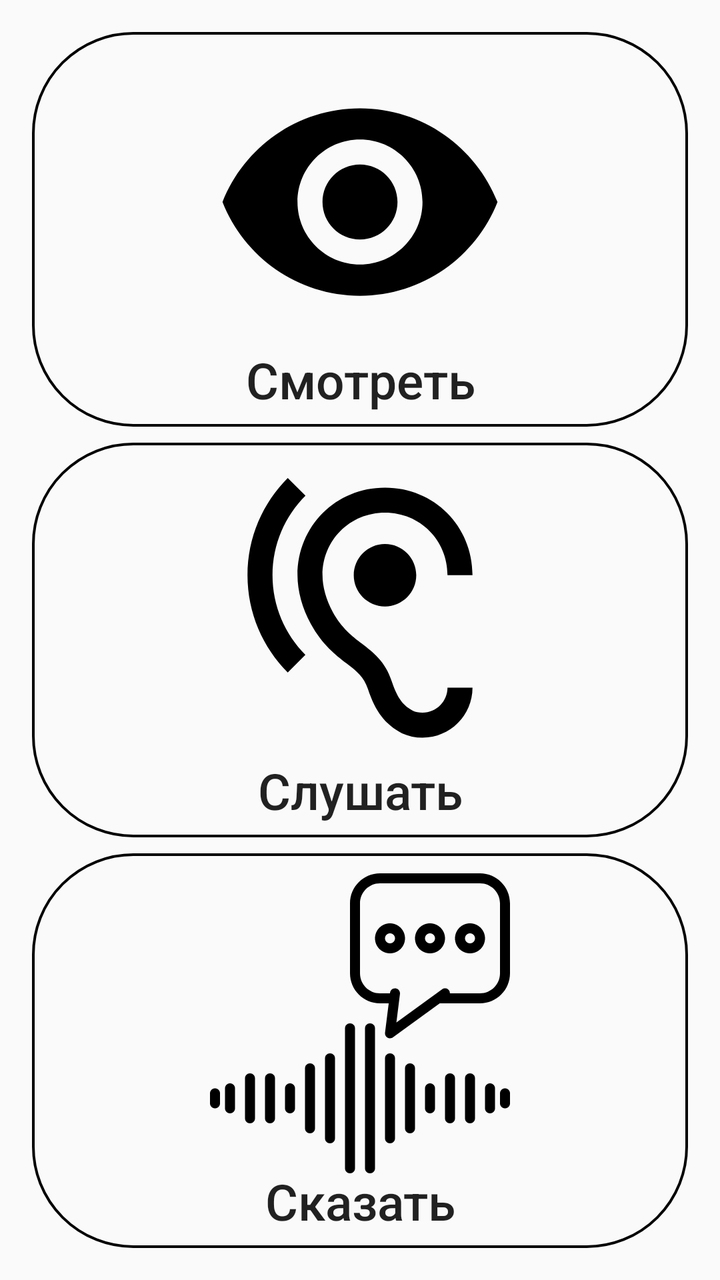
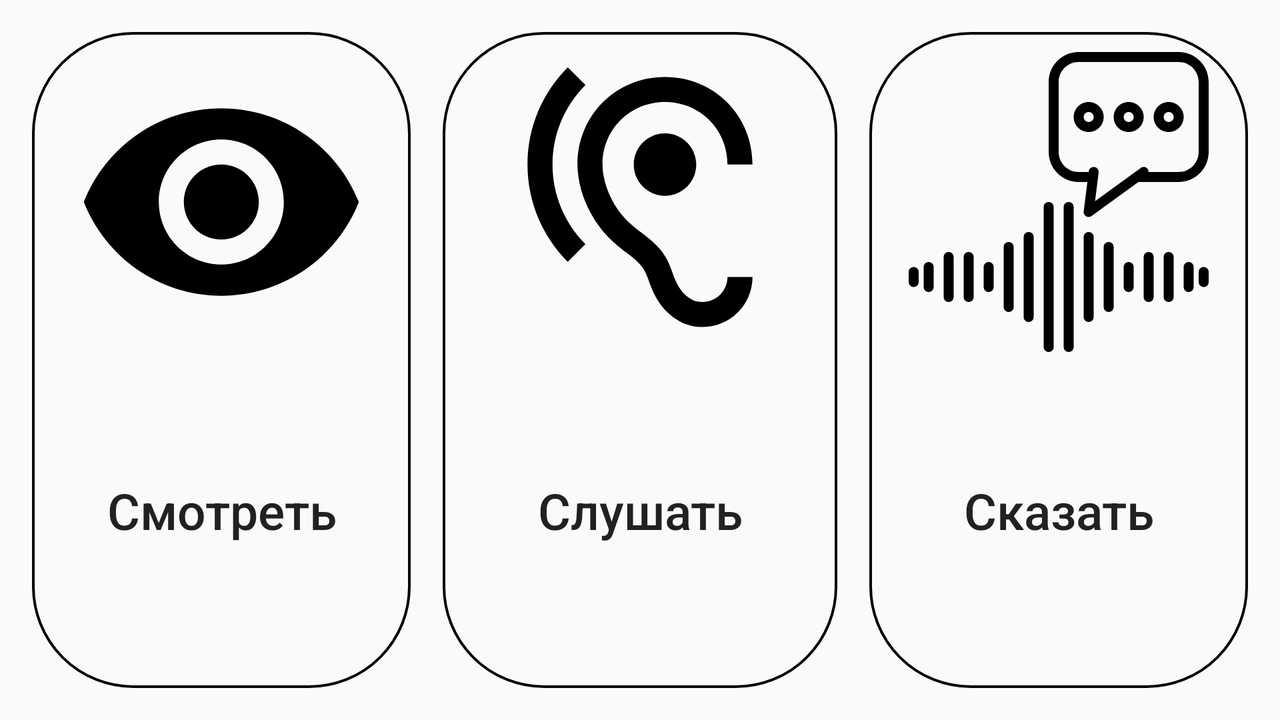

One screen, two layout resources from the same app: the default and the repository's alternative for another configuration. Each is rendered where Android would select it; the XML of both is given below.
<!-- AndroidManifest.xml: application theme AppTheme.FullScreen -->
<!-- res/layout/fragment_communication.xml -->
<?xml version="1.0" encoding="utf-8"?>
<layout>

    <data>

    </data>

    <LinearLayout xmlns:android="http://schemas.android.com/apk/res/android"
        android:layout_width="match_parent"
        android:layout_height="match_parent"
        android:layout_marginStart="16dp"
        android:layout_marginEnd="16dp"
        android:gravity="center"
        android:orientation="vertical"
        android:weightSum="3">

        <Button
            android:id="@+id/buttonToSee"
            style="@style/RoundedCommunicationButton"
            android:layout_width="match_parent"
            android:layout_height="wrap_content"
            android:layout_marginTop="16dp"
            android:layout_marginBottom="8dp"
            android:layout_weight="1"
            android:drawableTop="@drawable/ic_eye"
            android:drawablePadding="-10dp"
            android:paddingTop="10dp"
            android:text="@string/see"
            android:textAllCaps="false"
            android:textSize="25sp" />

        <Button
            android:id="@+id/buttonToListen"
            style="@style/RoundedCommunicationButton"
            android:layout_width="match_parent"
            android:layout_height="wrap_content"
            android:layout_marginBottom="8dp"
            android:layout_weight="1"
            android:drawableTop="@drawable/ic_hearing_black_24dp"
            android:drawablePadding="-10dp"
            android:paddingTop="10dp"
            android:text="@string/listen"
            android:textAllCaps="false"
            android:textSize="25sp" />

        <Button
            android:id="@+id/buttonToSay"
            style="@style/RoundedCommunicationButton"
            android:layout_width="match_parent"
            android:layout_height="wrap_content"
            android:layout_marginBottom="16dp"
            android:layout_weight="1"
            android:drawableTop="@drawable/ic_audio"
            android:drawablePadding="-10dp"
            android:paddingTop="10dp"
            android:text="@string/say"
            android:textAllCaps="false"
            android:textSize="25sp" />
    </LinearLayout>
</layout>
<!-- resources referenced by this layout -->
<resources>
  <!-- drawable ic_audio: vector/xml drawable (drawable, 6311 chars, omitted) -->
  <!-- drawable ic_eye (drawable) -->
  <vector android:height="150dp" android:viewportHeight="24.0"
      android:viewportWidth="24.0" android:width="150dp" xmlns:android="http://schemas.android.com/apk/res/android">
      <path android:fillColor="#FF000000" android:pathData="M12,4.5C7,4.5 2.73,7.61 1,12c1.73,4.39 6,7.5 11,7.5s9.27,-3.11 11,-7.5c-1.73,-4.39 -6,-7.5 -11,-7.5zM12,17c-2.76,0 -5,-2.24 -5,-5s2.24,-5 5,-5 5,2.24 5,5 -2.24,5 -5,5zM12,9c-1.66,0 -3,1.34 -3,3s1.34,3 3,3 3,-1.34 3,-3 -1.34,-3 -3,-3z"/>
  </vector>
  <!-- drawable ic_hearing_black_24dp (drawable) -->
  <vector android:height="150dp" android:viewportHeight="24.0"
      android:viewportWidth="24.0" android:width="150dp" xmlns:android="http://schemas.android.com/apk/res/android">
      <path android:fillColor="#FF000000" android:pathData="M17,20c-0.29,0 -0.56,-0.06 -0.76,-0.15 -0.71,-0.37 -1.21,-0.88 -1.71,-2.38 -0.51,-1.56 -1.47,-2.29 -2.39,-3 -0.79,-0.61 -1.61,-1.24 -2.32,-2.53C9.29,10.98 9,9.93 9,9c0,-2.8 2.2,-5 5,-5s5,2.2 5,5h2c0,-3.93 -3.07,-7 -7,-7S7,5.07 7,9c0,1.26 0.38,2.65 1.07,3.9 0.91,1.65 1.98,2.48 2.85,3.15 0.81,0.62 1.39,1.07 1.71,2.05 0.6,1.82 1.37,2.84 2.73,3.55 0.51,0.23 1.07,0.35 1.64,0.35 2.21,0 4,-1.79 4,-4h-2c0,1.1 -0.9,2 -2,2zM7.64,2.64L6.22,1.22C4.23,3.21 3,5.96 3,9s1.23,5.79 3.22,7.78l1.41,-1.41C6.01,13.74 5,11.49 5,9s1.01,-4.74 2.64,-6.36zM11.5,9c0,1.38 1.12,2.5 2.5,2.5s2.5,-1.12 2.5,-2.5 -1.12,-2.5 -2.5,-2.5 -2.5,1.12 -2.5,2.5z"/>
  </vector>
  <string name="listen">Слушать</string>
  <string name="say">Сказать</string>
  <string name="see">Смотреть</string>
  <style name="RoundedCommunicationButton" parent="Widget.AppCompat.Button.Borderless">
          <item name="android:background">@drawable/circle_btn</item>
      </style>
  <style name="AppTheme.FullScreen" parent="@style/AppTheme">
          <item name="windowNoTitle">true</item>
      </style>
  <!-- drawable circle_btn (drawable-v21) -->
  <?xml version="1.0" encoding="utf-8"?>
  <selector xmlns:android="http://schemas.android.com/apk/res/android">
      <item android:drawable="@drawable/btn_press" android:state_pressed="true"/>
      <item android:drawable="@drawable/btn_set" android:state_pressed="false" />
  </selector>
  <style name="AppTheme" parent="Theme.AppCompat.Light">
          <item name="colorPrimary">@color/Primary</item>
          <item name="colorPrimaryDark">@color/PrimaryDark</item>
          <item name="windowNoTitle">false</item>
      </style>
  <!-- drawable btn_press (drawable) -->
  <?xml version="1.0" encoding="utf-8"?>
  <shape xmlns:android="http://schemas.android.com/apk/res/android"
      android:shape="rectangle"
      android:tint="#DDDDDD">
      <corners android:radius="26dp" />
      <stroke android:width="4px"
          android:color="#000" />
  </shape>
  <!-- drawable btn_set (drawable) -->
  <?xml version="1.0" encoding="utf-8"?>
  <shape xmlns:android="http://schemas.android.com/apk/res/android"
      android:shape="rectangle">
      <corners android:radius="50dp" />
      <stroke android:width="4px"
          android:color="#000" />
  </shape>
  <color name="Primary">#E0FAFF</color>
  <color name="PrimaryDark">#0D47EE</color>
</resources>
<!-- res/layout-land/fragment_communication.xml (the repository's variant of the layout above) -->
<!-- drawn on the phone turned sideways -->
<?xml version="1.0" encoding="utf-8"?>
<layout>

    <LinearLayout xmlns:android="http://schemas.android.com/apk/res/android"
        android:layout_width="match_parent"
        android:layout_height="match_parent"
        android:gravity="center"
        android:orientation="horizontal"
        android:weightSum="3">

        <Button
            android:id="@+id/buttonToSee"
            style="@style/RoundedCommunicationButton"
            android:layout_width="match_parent"
            android:layout_height="match_parent"
            android:layout_marginStart="16dp"
            android:layout_marginTop="16dp"
            android:layout_marginEnd="8dp"
            android:layout_marginBottom="16dp"
            android:layout_weight="1"
            android:drawableTop="@drawable/ic_eye"
            android:drawablePadding="-10dp"
            android:paddingTop="10dp"
            android:text="@string/see"
            android:textAllCaps="false"
            android:textSize="25sp" />

        <Button
            android:id="@+id/buttonToListen"
            style="@style/RoundedCommunicationButton"
            android:layout_width="match_parent"
            android:layout_height="match_parent"
            android:layout_marginLeft="8dp"
            android:layout_marginTop="16dp"
            android:layout_marginRight="8dp"
            android:layout_marginBottom="16dp"
            android:layout_weight="1"
            android:drawableTop="@drawable/ic_hearing_black_24dp"
            android:drawablePadding="-10dp"
            android:paddingTop="10dp"
            android:text="@string/listen"
            android:textAllCaps="false"
            android:textSize="25sp" />

        <Button
            android:id="@+id/buttonToSay"
            style="@style/RoundedCommunicationButton"
            android:layout_width="match_parent"
            android:layout_height="match_parent"
            android:layout_marginStart="8dp"
            android:layout_marginTop="16dp"
            android:layout_marginEnd="16dp"
            android:layout_marginBottom="16dp"
            android:layout_weight="1"
            android:drawableTop="@drawable/ic_audio"
            android:drawablePadding="-10dp"
            android:paddingTop="10dp"
            android:text="@string/say"
            android:textAllCaps="false"
            android:textSize="25sp" />
    </LinearLayout>
</layout>
